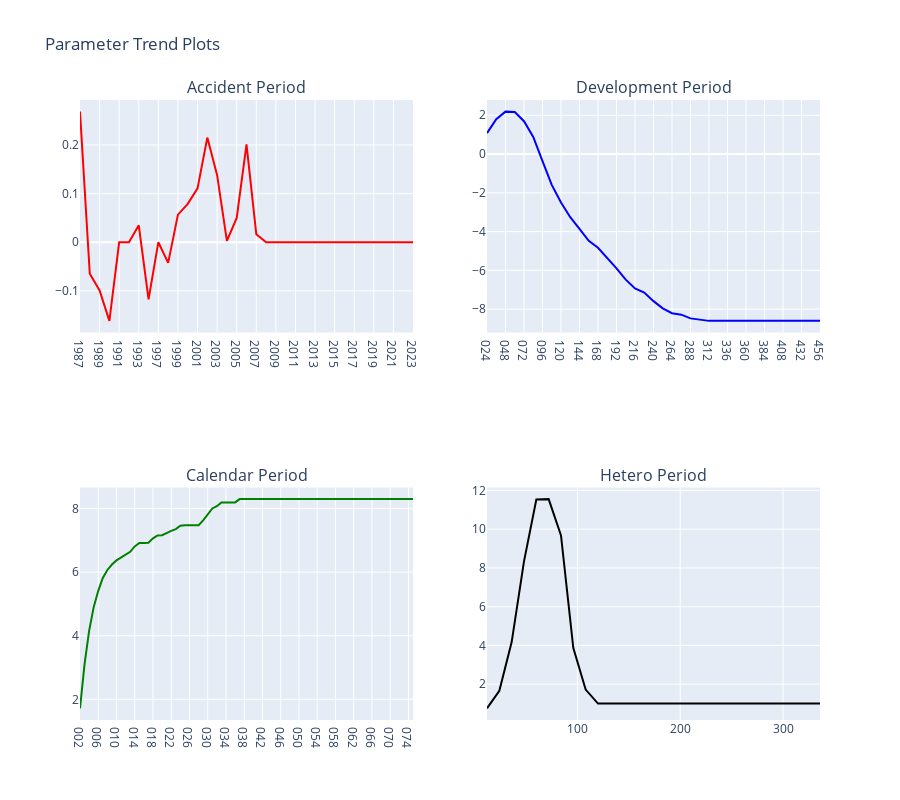

Notebook source saved alongside this figure:
### Code cell
rky.icrfs.TrendPlot()

### Figure 1 — Plotly figure (JSON) as saved in the notebook; plotly's stock layout.template omitted (floating-point values rounded to 4 significant figures; data arrays with more than 128 entries replaced by an {"elided": "..."} marker saying what was removed)
{"data": [{"hovertemplate": "Accident Period=%{x}<br>Estimate=%{y}<extra></extra>", "legendgroup": "", "line": {"color": "red", "dash": "solid"}, "marker": {"symbol": "circle"}, "mode": "lines", "name": "", "orientation": "v", "showlegend": false, "type": "scatter", "x": ["1987", "1988", "1989", "1990", "1991", "1992", "1993", "1996", "1997", "1998", "1999", "2000", "2001", "2002", "2003", "2004", "2005", "2006", "2007", "2008", "2009", "2010", "2011", "2012", "2013", "2014", "2015", "2016", "2017", "2018", "2019", "2020", "2021", "2022", "2023"], "xaxis": "x", "y": [0.2685, -0.06488, -0.09907, -0.1618, 0, 0, 0.03484, -0.1176, 0, -0.04252, 0.05668, 0.07894, 0.1106, 0.2151, 0.1379, 0.002621, 0.05006, 0.2012, 0.01654, 0, 0, 0, 0, 0, 0, 0, 0, 0, 0, 0, 0, 0, 0, 0, 0], "yaxis": "y"}, {"hovertemplate": "Development Period=%{x}<br>Estimate=%{y}<extra></extra>", "legendgroup": "", "line": {"color": "blue", "dash": "solid"}, "marker": {"symbol": "circle"}, "mode": "lines", "name": "", "orientation": "v", "showlegend": false, "type": "scatter", "x": ["024", "036", "048", "060", "072", "084", "096", "108", "120", "132", "144", "156", "168", "180", "192", "204", "216", "228", "240", "252", "264", "276", "288", "300", "312", "324", "336", "348", "360", "372", "384", "396", "408", "420", "432", "444", "456"], "xaxis": "x2", "y": [1.082, 1.799, 2.188, 2.171, 1.695, 0.8812, -0.3627, -1.59, -2.501, -3.255, -3.856, -4.479, -4.831, -5.346, -5.896, -6.476, -6.936, -7.141, -7.586, -7.957, -8.211, -8.286, -8.476, -8.541, -8.605, -8.605, -8.605, -8.605, -8.605, -8.605, -8.605, -8.605, -8.605, -8.605, -8.605, -8.605, -8.605], "yaxis": "y2"}, {"hovertemplate": "Calendar Period=%{x}<br>Estimate=%{y}<extra></extra>", "legendgroup": "", "line": {"color": "green", "dash": "solid"}, "marker": {"symbol": "circle"}, "mode": "lines", "name": "", "orientation": "v", "showlegend": false, "type": "scatter", "x": ["002", "003", "004", "005", "006", "007", "008", "009", "010", "011", "012", "013", "014", "015", "016", "017", "018", "019", "020", "021", "022", "023", "024", "025", "026", "027", "028", "029", "030", "031", "032", "033", "034", "035", "036", "037", "038", "039", "040", "041", "042", "043", "044", "045", "046", "047", "048", "049", "050", "051", "052", "053", "054", "055", "056", "057", "058", "059", "060", "061", "062", "063", "064", "065", "066", "067", "068", "069", "070", "071", "072", "073", "074", "075"], "xaxis": "x3", "y": [1.716, 3.104, 4.155, 4.899, 5.412, 5.817, 6.068, 6.238, 6.369, 6.45, 6.551, 6.638, 6.808, 6.919, 6.919, 6.926, 7.062, 7.152, 7.163, 7.237, 7.298, 7.353, 7.458, 7.474, 7.474, 7.474, 7.474, 7.629, 7.823, 8.002, 8.072, 8.193, 8.193, 8.193, 8.193, 8.296, 8.296, 8.296, 8.296, 8.296, 8.296, 8.296, 8.296, 8.296, 8.296, 8.296, 8.296, 8.296, 8.296, 8.296, 8.296, 8.296, 8.296, 8.296, 8.296, 8.296, 8.296, 8.296, 8.296, 8.296, 8.296, 8.296, 8.296, 8.296, 8.296, 8.296, 8.296, 8.296, 8.296, 8.296, 8.296, 8.296, 8.296, 8.296], "yaxis": "y3"}, {"hovertemplate": "Development Period=%{x}<br>Hetero Adjustment=%{y}<extra></extra>", "legendgroup": "", "line": {"color": "black", "dash": "solid"}, "marker": {"symbol": "circle"}, "mode": "lines", "name": "", "orientation": "v", "showlegend": false, "type": "scatter", "x": {"elided": "517 int values"}, "xaxis": "x4", "y": {"elided": "517 float values"}, "yaxis": "y4"}], "layout": {"annotations": [{"font": {"size": 16}, "showarrow": false, "text": "Accident Period", "x": 0.225, "xanchor": "center", "xref": "paper", "y": 1, "yanchor": "bottom", "yref": "paper"}, {"font": {"size": 16}, "showarrow": false, "text": "Development Period", "x": 0.775, "xanchor": "center", "xref": "paper", "y": 1, "yanchor": "bottom", "yref": "paper"}, {"font": {"size": 16}, "showarrow": false, "text": "Calendar Period", "x": 0.225, "xanchor": "center", "xref": "paper", "y": 0.375, "yanchor": "bottom", "yref": "paper"}, {"font": {"size": 16}, "showarrow": false, "text": "Hetero Period", "x": 0.775, "xanchor": "center", "xref": "paper", "y": 0.375, "yanchor": "bottom", "yref": "paper"}], "height": 800, "title": {"text": "Parameter Trend Plots"}, "xaxis": {"anchor": "y", "domain": [0, 0.45]}, "xaxis2": {"anchor": "y2", "domain": [0.55, 1]}, "xaxis3": {"anchor": "y3", "domain": [0, 0.45]}, "xaxis4": {"anchor": "y4", "domain": [0.55, 1]}, "yaxis": {"anchor": "x", "domain": [0.625, 1]}, "yaxis2": {"anchor": "x2", "domain": [0.625, 1]}, "yaxis3": {"anchor": "x3", "domain": [0, 0.375]}, "yaxis4": {"anchor": "x4", "domain": [0, 0.375]}}}
